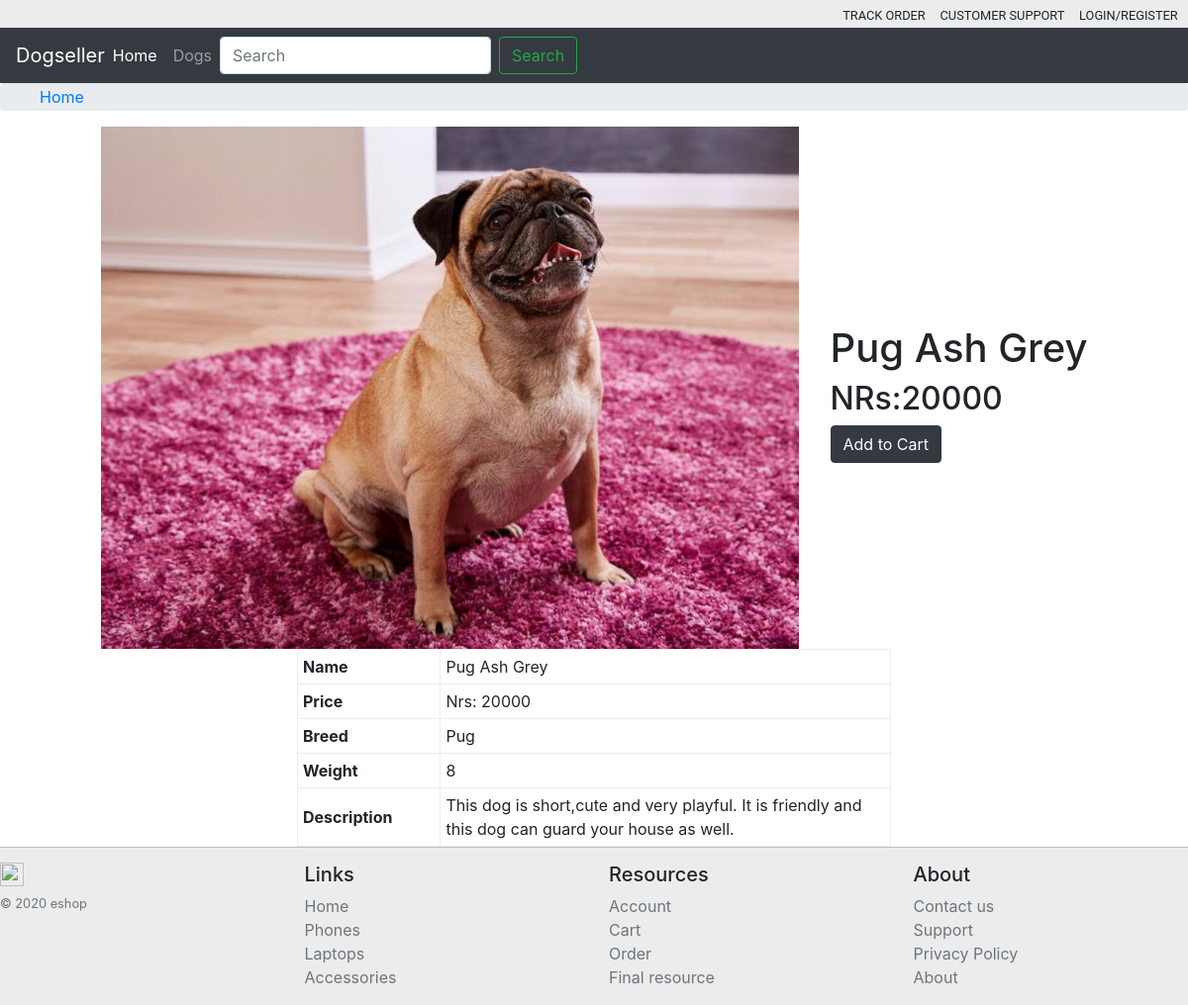
The page /view/5 on the database its author committed.
### viewDogs/models.py (models this page shows, shortened)
class Dogs(models.Model):
    name = models.CharField(max_length= 255)
    price = models.IntegerField()
    stockNo = models.IntegerField()
    image = models.ImageField(upload_to='media/images/')
    breed = models.CharField(max_length=255)
    weight = models.IntegerField()
    description = models.CharField(max_length= 255)

### viewDogs/views.py (the view)
# urls.py: path('view/<int:ID>',viewProductDetails)
def viewProductDetails(request,ID):
    product = Dogs.objects.get(id=ID)
    context_varible = {'product':product}
    return render(request,'viewDogs/view.html',context_varible)

### viewDogs/Templates/viewDogs/view.html (shortened to what this page needs)
{% extends 'viewDogs/base.html' %}
{% block main-page %}
<div class="mainsection">
    <div class="mainsection-top">
        <div class="mainsection-top-image">
            <img src="{{product.image.url}}" alt="...">
        </div>
        <div class="mainsection-top-price">
            <h1>{{product.name}}</h1>
            <h2>NRs:{{product.price}}</h2>
            <a href="#" class="btn btn-dark">Add to Cart</a>
        </div>
    </div>
    <div class="mainsection-bottom">
        <table>
            <tr>
                <td>Name</td>
                <td>{{product.name}}</td>
            </tr>
            <tr>
                <td>Price</td>
                <td>Nrs: {{product.price}}</td>
            </tr>
            <tr>
                <td>Breed</td>
                <td>{{product.breed}}</td>
            </tr>
            <tr>
                <td>Weight</td>
                <td>{{product.weight}}</td>
            </tr>
            <tr>
                <td>Description</td>
                <td>{{product.description}}</td>
            </tr>
        </table>
    </div>
</div>
{% endblock %}

### viewDogs/Templates/viewDogs/view.html (style rules this page uses)
table { width: 50%; }
table, th, td { border: 1px solid rgb(238, 236, 236); }
th, td { padding: 5px; }
td:first-child { font-weight: bold; padding-right: 3em; }
.mainsection-top-price { margin-left: 2em; padding-top: 200px; }
.mainsection-top { display: flex; flex-direction: row; justify-content: center; }
.mainsection-bottom { display: flex; justify-content: center; }

### rows shown on the page
Dogs: image (picture), name "Pug Ash Grey", price "20000", breed "Pug", weight "8", description "This dog is short,cute and very playful. It is friendly and this dog can guard your house as well."
